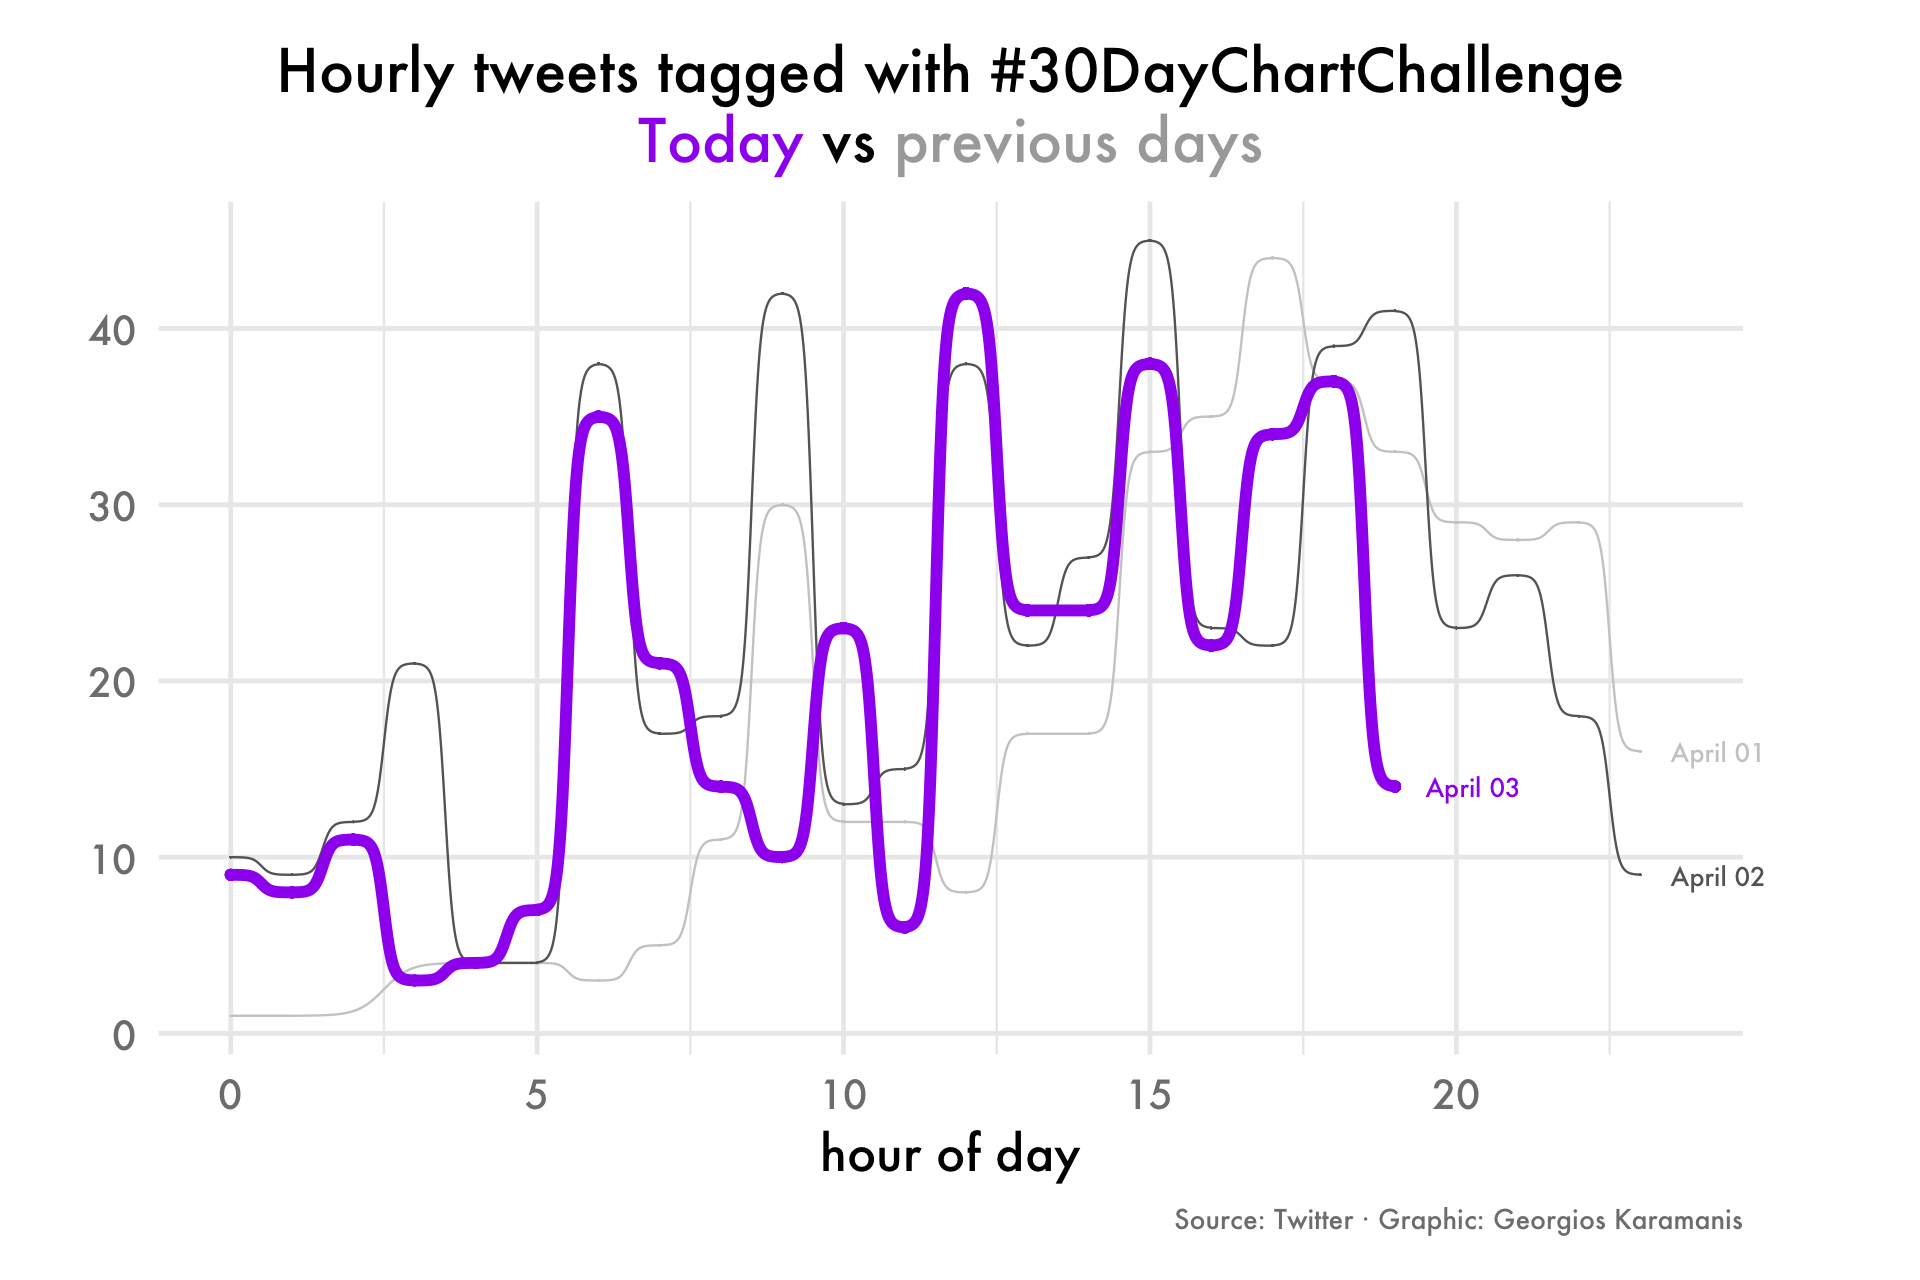

This figure's R source:
library(rtweet)
library(dplyr)
library(lubridate)
library(ggplot2)
library(ggbump)
library(ggtext)

tweets_30 <- search_tweets("#30daychartchallenge", n = 10000,
                           fromDate = "202104010001")

tweets_hour <- tweets_30 %>% 
  select(created_at) %>% 
  mutate(
    hour = hour(created_at),
    date = date(created_at),
    label = stamp("March 1")(date),
    is_today = if_else(date == date(Sys.Date()), TRUE, FALSE)
  ) %>% 
  filter(date > as.Date("2021-03-31")) %>% 
  group_by(date, hour) %>% 
  mutate(n = n()) %>% 
  ungroup() %>% 
  group_by(date) %>% 
  mutate(max_hour = max(hour)) %>% 
  ungroup()

ggplot(tweets_hour) +
  geom_bump(aes(hour, n, group = date,
                # color = if_else(is_today, "purple", "grey50"),
                color = factor(date),
                size = if_else(is_today, 1.25, 0.25)
                ), lineend = "round", smooth = 7) +
  geom_text(aes(max_hour, n, label = if_else(max_hour == hour, label, NULL), color = factor(date)), stat = "unique", hjust = 0, nudge_x = 0.5, family = "Futura Medium", size = 2) +
  scale_size_identity() +
  scale_color_manual(values = c("grey80", "grey40", "purple")) +
  labs(
    title = "Hourly tweets tagged with #30DayChartChallenge<br><span style='color:purple'>**Today**</span> vs <span style='color:darkgrey'>previous days</span>",
    x = "hour of day",
    y = NULL,
    caption = "Source: Twitter · Graphic: Georgios Karamanis"
  ) +
  coord_cartesian(clip = "off") +
  theme_minimal(base_family = "Futura Medium") +
  theme(
    legend.position = "none",
    plot.title = element_markdown(hjust = 0.5, lineheight = 1.2),
    plot.caption = element_text(color = "grey50", size = 6),
    panel.grid.minor.y = element_blank(),
    axis.text = element_text(color = "grey50"),
    plot.margin = margin(10, 40, 10, 20)
  ) +
  ggsave(here::here("2021/day-3-historical/day-3-historical.png"), dpi = 320, width = 6, height = 4)
    
